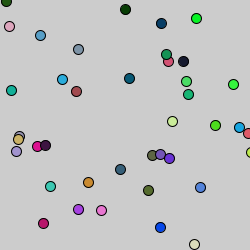
Frame 1 (no input)
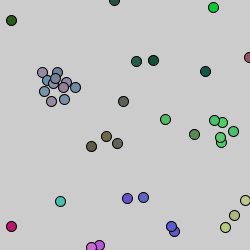
Frame 60 (the mouse pressed at the canvas centre just before this capture)
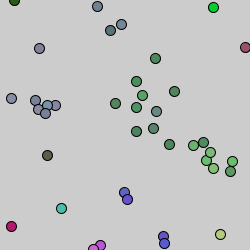
Frame 120 (the mouse held since frame 60 and released just before this capture)

The Processing sketch that drew these frames (run headless with seeded random() and noise(); from frame 60 on, the mouse is pressed at the canvas centre):

// Processing sketch: processing_1307
// ── processing_1307.pde

int NUM_OF_AGENTS = 40;
int HORIZON = 50;
Agent[] agents = new Agent[NUM_OF_AGENTS];

void setup() {
  size(250, 250);
  ellipseMode(CENTER);
  for(int i = 0; i < NUM_OF_AGENTS; i++) {
    agents[i] = new Agent();
  }
}

void draw() {
  float sumR = 0.0;
  float sumG = 0.0;
  float sumB = 0.0;
  int numNeightbours = 1;
  background(#CCCCCC);
  for(int i = 0; i < NUM_OF_AGENTS; i++) {
    color cs = agents[i].getColor();
    sumR = red(cs)+0.0;
    sumG = green(cs)+0.0;
    sumB = blue(cs)+0.0;
    numNeightbours = 1;
    for(int j = 0; j < NUM_OF_AGENTS; j++) {
      if(j != i) {
        boolean b = agents[i].attractionLaw(agents[j]);
        if (b == true) {
          color c = agents[j].getColor();
          sumR += red(c);
          sumG += green(c);
          sumB += blue(c);
          numNeightbours += 1;
        }
      }
    }
    if(numNeightbours > 1) {
      agents[i].colorConvergenceLaw(color(round(sumR/numNeightbours), round(sumG/numNeightbours), round(sumB/numNeightbours)));
      agents[i].updateColor();
    }
    // border collision avoiding
    if(agents[i].position.x < 0.0) {
      agents[i].speed.x += 5;
    }
    else if(agents[i].position.x > width) {
      agents[i].speed.x -= 5;
    }
    if(agents[i].position.y < 0.0) {
      agents[i].speed.y += 5;
    }
    else if(agents[i].position.y > height) {
      agents[i].speed.y -= 5;
    }
    // end border collision avoiding
    // drag force
    agents[i].speed.x -= agents[i].speed.x*0.15;
    agents[i].speed.y -= agents[i].speed.y*0.15;
    // end drag force
    agents[i].updatePosition();
    fill(agents[i].getColor());
    ellipse(agents[i].position.x, agents[i].position.y, 10, 10);
  }
}

void mouseClicked() {
  for(int i = 0; i < NUM_OF_AGENTS; i++) {
    agents[i].c = color(floor(random(255)), floor(random(255)), floor(random(255)));
  }
}

class Agent {
  public color c;
  protected color nextC;
  public Vector position;
  public Vector speed;
  
  Agent() {
    this.position = new Vector(random(width), random(height));
    this.speed = new Vector(random(-10, 10), random(-10, 10));
    this.c = color(floor(random(255)), floor(random(255)), floor(random(255)));
  }
  
  float colorDistance(color c2) {
    float distR = red(this.c) - red(c2);
    float distG = green(this.c) - green(c2);
    float distB = blue(this.c) - blue(c2);
    return(sqrt(pow(distR, 2) + pow(distG, 2) + pow(distB, 2)));
  }
  
  boolean attractionLaw(Agent other) {
    float COEFF = 0.09;
    float d = dist(this.position.x, this.position.y, other.position.x, other.position.y);
    if(d > HORIZON) {
      // return false if other is over the horizon
      return false;
    }
    
    float f = (10 - 0.1*colorDistance(other.c))*COEFF;
    if(f < (-10.0)*COEFF) {
      f = (-10.0)*COEFF;
    }
    if(colorDistance(other.c) < 20) {
      f = (-5.0)*COEFF;
    }
    
    // collision avoiding
    if(d < 20) {
      f -= (100/(d+1)-(100/21))*COEFF;
    }
    Vector attractionForce = new Vector(f*((other.position.x-this.position.x)/d), f*((other.position.y-this.position.y)/d));
    this.speed.x += attractionForce.x;
    this.speed.y += attractionForce.y;
    if(d < 40) {
      return true;
    }
    return false;
  }
  
  void colorConvergenceLaw(color averageColor) {
    float COEFF = 0.05;
    float distR = red(averageColor) - red(this.c);
    float distG = green(averageColor) - green(this.c);
    float distB = blue(averageColor) - blue(this.c);
    int r = round(red(this.c) + COEFF*distR);
    int g = round(green(this.c) + COEFF*distG);
    int b = round(blue(this.c) + COEFF*distB);
    this.nextC = color(r, g, b);
  }
  
  color getColor() {
    return this.c;
  }
  
  void updateColor() {
    this.c = this.nextC;
  }
  
  void updatePosition() {
    this.position.x += this.speed.x;
    this.position.y += this.speed.y;
  }
}

class Vector {
  public float x;
  public float y;
  
  Vector(float x, float y) {
    this.x = x;
    this.y = y;
  }
}
